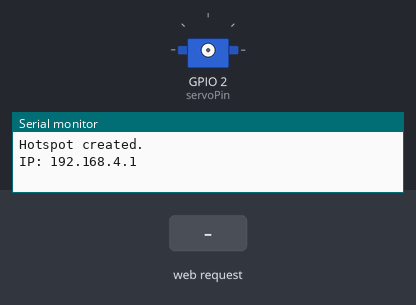
Recording of a sketch running on a simulated ESP32. Parts: servo, the last lines printed to the serial monitor. Wiring (inferred from the names in the program): servo: signal GPIO 2. Inputs (shaded band) come from the test bench. Servo pulses on a pin are drawn as a servo (544–2400 µs = 0–180°).

Above: at 1.2 s.
1.3 s: HTTP request GET /fullrotation received
At 2.8 s:
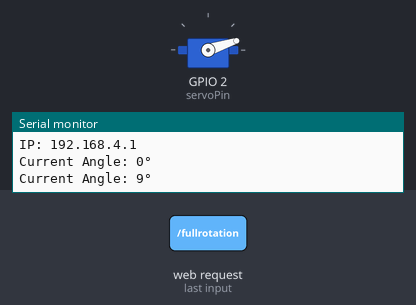
At 3.8 s:
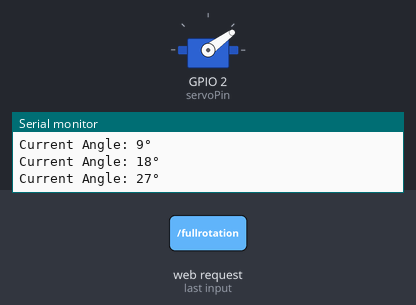
10.3 s: HTTP request GET /move received
At 14.1 s:
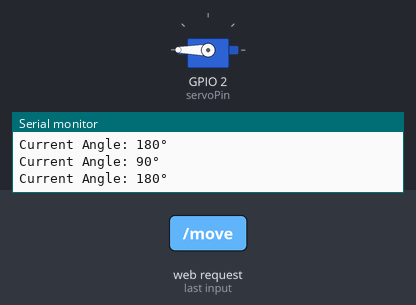
Timing chart, 0 to 15.6 s (numbered marks = the images above; inputs shaded):
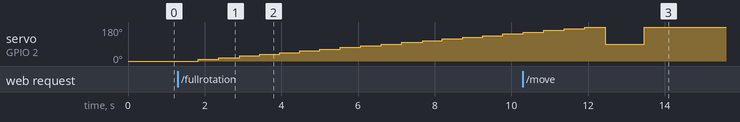

Measured:
- after the input at 1.3 s, servo on GPIO 2 (servoPin): moves from 0° to 144° over 7.9 s, starting after 0.54 s

The sketch:

Task_3_Servo_Implementation.ino
```cpp
#include <WiFi.h>
#include <WebServer.h>

const char* ssid = "ESP32_Servo";
const char* password = "12345678";

WebServer server(80);

const int servoPin = 2;
int currentAngle = 0;

void handleRoot() {
    String html = R"rawliteral(
    <!DOCTYPE html>
    <html>
    <head>
        <title>ESP32 Servo Control</title>
        <meta name="viewport" content="width=device-width, initial-scale=1">
        <style>
            body { font-family: Arial, sans-serif; text-align: center; margin-top: 50px; }
            button { padding: 15px 30px; font-size: 20px; cursor: pointer; }
        </style>
    </head>
    <body>
        <h1>SERVO CONTROL</h1>
        <button onclick="move()">Move servo</button>
        <button onclick="fullRotation()">Full Rotation</button>

        <script>
            function move() {
                fetch("/move");
            }
            function fullRotation() {
                fetch("/fullrotation");
            }
        </script>
    </body>
    </html>
    )rawliteral";

    server.send(200, "text/html", html);
}

void handleMove() {
    moveServo(90);
    delay(500);
    moveServo(180);
    server.send(200, "text/plain", "");
}

void handleFullRotation() {
    for (int angle = 0; angle <= 180; angle += 9) {
        moveServo(angle);
        delay(20); // 100ms entre cada movimiento
    }
    server.send(200, "text/plain", "Rotación completa realizada.");
}

void setup() {
    Serial.begin(115200);
    pinMode(servoPin, OUTPUT);

    WiFi.softAP(ssid, password);
    Serial.println("Hotspot created.");
    Serial.print("IP: ");
    Serial.println(WiFi.softAPIP());

    server.on("/", handleRoot);
    server.on("/move", handleMove);
    server.on("/fullrotation", handleFullRotation);

    server.begin();
}

void loop() {
    server.handleClient();
}

// Función para mover el servo
void moveServo(int angle) {
    int pulseWidth = map(angle, 0, 180, 500, 2500); // 500-2500 µs
    unsigned long startTime = millis();
    while (millis() - startTime < 500) {
        digitalWrite(servoPin, HIGH);
        delayMicroseconds(pulseWidth);
        digitalWrite(servoPin, LOW);
        delay(20); //  ~50Hz
    }
    currentAngle = angle;
    Serial.println("Current Angle: " + String(currentAngle) + "°");
}
```
